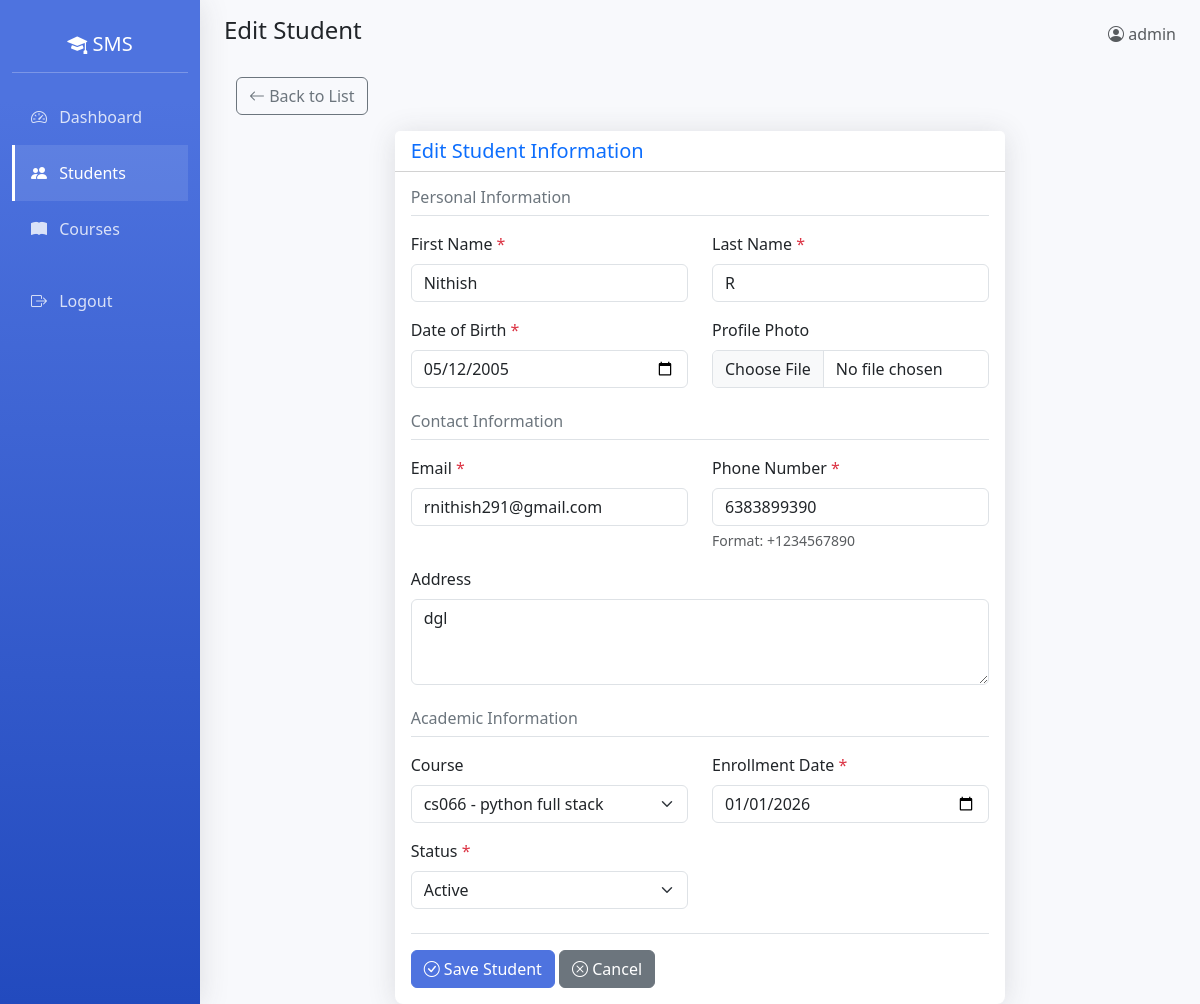
The page /students/1/edit/ (signed in) on the database its author committed.
### students/models.py (models this page shows, shortened)
class Student(models.Model):
    student_id = models.CharField(max_length=20, unique=True, editable=False)
    first_name = models.CharField(max_length=50)
    last_name = models.CharField(max_length=50)
    email = models.EmailField(unique=True)
    phone_regex = RegexValidator(
        regex=r'^\+?1?\d{9,15}$',
        message="Phone number must be entered in the format: '+999999999'. Up to 15 digits allowed."
    )
    phone_number = models.CharField(validators=[phone_regex], max_length=17)
    address = models.TextField(blank=True)
    date_of_birth = models.DateField()
    enrollment_date = models.DateField()
    course = models.ForeignKey(
        Course,
        on_delete=models.SET_NULL,
        null=True,
        related_name='students'
    )
    profile_photo = models.ImageField(
        upload_to='student_photos/',
        blank=True,
        null=True
    )
    STATUS_CHOICES = [
        ('active', 'Active'),
        ('inactive', 'Inactive'),
        ('graduated', 'Graduated'),
    ]
    status = models.CharField(
        max_length=20,
        choices=STATUS_CHOICES,
        default='active'
    )
    created_at = models.DateTimeField(auto_now_add=True)
    updated_at = models.DateTimeField(auto_now=True)
    created_by = models.ForeignKey(
        User,
        on_delete=models.SET_NULL,
        null=True
    )
    class Meta:
        ordering = ['-enrollment_date', 'last_name']

### students/views.py (the view)
# urls.py: path('students/<int:pk>/edit/', views.student_update_view, name='student_update'),
@login_required
def student_update_view(request, pk):
    student = get_object_or_404(Student, pk=pk)
    if request.method == 'POST':
        form = StudentForm(request.POST, request.FILES, instance=student)
        if form.is_valid():
            form.save()
            messages.success(request, f'Student {student.full_name} updated successfully!')
            return redirect('student_detail', pk=student.pk)
    else:
        form = StudentForm(instance=student)
    return render(request, 'students/student_form.html', {
        'form': form,
        'action': 'Edit',
        'student': student
    })

### students/models.py (called while the page is built)
    def __str__(self):
        return f"{self.code} - {self.name}"

### students/templates/students/student_form.html (shortened to what this page needs)
{% extends 'students/base.html' %}
{% block page_title %}{{ action }} Student{% endblock %}
{% block content %}
<div class="container-fluid">
    <div class="row mb-3">
        <div class="col">
            <a href="{% url 'student_list' %}" class="btn btn-outline-secondary">
                <i class="bi bi-arrow-left"></i> Back to List
            </a>
        </div>
    </div>
    <div class="row justify-content-center">
        <div class="col-lg-8">
            <div class="card">
                <div class="card-header bg-white">
                    <h5 class="mb-0 text-primary">
                        {{ action }} Student Information
                    </h5>
                </div>
                <div class="card-body">
                    <form method="post" enctype="multipart/form-data">
                        <h6 class="border-bottom pb-2 mb-3 text-secondary">Personal Information</h6>
                        <div class="row mb-3">
                            <div class="col-md-6">
                                <label for="{{ form.first_name.id_for_label }}" class="form-label">
                                    First Name <span class="text-danger">*</span>
                                </label>
                                {{ form.first_name }}
                            </div>
                            <div class="col-md-6">
                                <label for="{{ form.last_name.id_for_label }}" class="form-label">
                                    Last Name <span class="text-danger">*</span>
                                </label>
                                {{ form.last_name }}
                            </div>
                        </div>
                        <div class="row mb-3">
                            <div class="col-md-6">
                                <label for="{{ form.date_of_birth.id_for_label }}" class="form-label">
                                    Date of Birth <span class="text-danger">*</span>
                                </label>
                                {{ form.date_of_birth }}
                            </div>
                            <div class="col-md-6">
                                <label for="{{ form.profile_photo.id_for_label }}" class="form-label">
                                    Profile Photo
                                </label>
                                {{ form.profile_photo }}
                            </div>
                        </div>
                        <h6 class="border-bottom pb-2 mb-3 text-secondary mt-4">Contact Information</h6>
                        <div class="row mb-3">
                            <div class="col-md-6">
                                <label for="{{ form.email.id_for_label }}" class="form-label">
                                    Email <span class="text-danger">*</span>
                                </label>
                                {{ form.email }}
                            </div>
                            <div class="col-md-6">
                                <label for="{{ form.phone_number.id_for_label }}" class="form-label">
                                    Phone Number <span class="text-danger">*</span>
                                </label>
                                {{ form.phone_number }}
                                <small class="text-muted d-block mt-1">Format: +1234567890</small>
                            </div>
                        </div>
                        <div class="mb-3">
                            <label for="{{ form.address.id_for_label }}" class="form-label">
                                Address
                            </label>
                            {{ form.address }}
                        </div>
                        <h6 class="border-bottom pb-2 mb-3 text-secondary mt-4">Academic Information</h6>
                        <div class="row mb-3">
                            <div class="col-md-6">
                                <label for="{{ form.course.id_for_label }}" class="form-label">
                                    Course
                                </label>
                                {{ form.course }}
                            </div>
                            <div class="col-md-6">
                                <label for="{{ form.enrollment_date.id_for_label }}" class="form-label">
                                    Enrollment Date <span class="text-danger">*</span>
                                </label>
                                {{ form.enrollment_date }}
                            </div>
                        </div>
                        <div class="row mb-4">
                            <div class="col-md-6">
                                <label for="{{ form.status.id_for_label }}" class="form-label">
                                    Status <span class="text-danger">*</span>
                                </label>
                                {{ form.status }}
                            </div>
                        </div>
                        <div class="border-top pt-3 mt-4">
                            <button type="submit" class="btn btn-primary">
                                <i class="bi bi-check-circle"></i> Save Student
                            </button>
                            <a href="{% url 'student_list' %}" class="btn btn-secondary">
                                <i class="bi bi-x-circle"></i> Cancel
                            </a>
                        </div>
                    </form>
                </div>
            </div>
        </div>
    </div>
</div>
{% endblock %}

### students/templates/students/base.html (shortened to what this page needs)
<!DOCTYPE html>
<html lang="en">
<head>
    <link href="https://cdn.jsdelivr.net/npm/bootstrap@5.3.0/dist/css/bootstrap.min.css" rel="stylesheet">
    <link rel="stylesheet" href="https://cdn.jsdelivr.net/npm/bootstrap-icons@1.10.0/font/bootstrap-icons.css">
</head>
<body>
    {% if user.is_authenticated %}
    <div class="container-fluid">
        <div class="row">
            <nav class="col-md-2 d-none d-md-block sidebar">
                <div class="position-sticky pt-3">
                    <h5 class="text-white text-center py-3 mb-3 border-bottom border-white border-opacity-25">
                        <i class="bi bi-mortarboard-fill"></i> SMS
                    </h5>
                    <ul class="nav flex-column">
                        <li class="nav-item">
                            <a class="nav-link {% if request.resolver_match.url_name == 'dashboard' %}active{% endif %}"
                               href="{% url 'dashboard' %}">
                                <i class="bi bi-speedometer2"></i> Dashboard
                            </a>
                        </li>
                        <li class="nav-item">
                            <a class="nav-link {% if 'student' in request.resolver_match.url_name %}active{% endif %}"
                               href="{% url 'student_list' %}">
                                <i class="bi bi-people-fill"></i> Students
                            </a>
                        </li>
                        <li class="nav-item">
                            <a class="nav-link {% if 'course' in request.resolver_match.url_name %}active{% endif %}"
                               href="{% url 'course_list' %}">
                                <i class="bi bi-book-fill"></i> Courses
                            </a>
                        </li>
                        <li class="nav-item mt-3">
                            <a class="nav-link" href="{% url 'logout' %}">
                                <i class="bi bi-box-arrow-right"></i> Logout
                            </a>
                        </li>
                    </ul>
                </div>
            </nav>
            <main class="col-md-10 ms-sm-auto px-md-4">
                <div class="d-flex justify-content-between align-items-center pt-3 pb-2 mb-3 d-none d-md-flex">
                    <h1 class="h4">{% block page_title %}Dashboard{% endblock %}</h1>
                    <div class="text-muted">
                        <i class="bi bi-person-circle"></i>
                        {{ user.first_name|default:user.username }}
                    </div>
                </div>
                {% block content %}{% endblock %}
            </main>
        </div>
    </div>
    {% else %}
    {% block auth_content %}{% endblock %}
    {% endif %}
</body>
</html>

### students/templates/students/base.html (style rules this page uses)
:root { --primary-color: #4e73df; --secondary-color: #858796; --success-color: #1cc88a; --info-color: #36b9cc; --warning-color: #f6c23e; --danger-color: #e74a3b; }
body { font-family: 'Segoe UI', Tahoma, Geneva, Verdana, sans-serif; background-color: #f8f9fc; }
.sidebar { min-height: 100vh; background: linear-gradient(180deg, #4e73df 10%, #224abe 100%); box-shadow: 0 0.15rem 1.75rem 0 rgba(58, 59, 69, 0.15); }
.sidebar .nav-link { color: rgba(255, 255, 255, 0.8); padding: 1rem; border-left: 3px solid transparent; }
.sidebar .nav-link:hover, .sidebar .nav-link.active { color: #fff; background-color: rgba(255, 255, 255, 0.1); border-left-color: #fff; }
.sidebar .nav-link i { margin-right: 0.5rem; }
.card { border: none; border-radius: 0.5rem; box-shadow: 0 0.15rem 1.75rem 0 rgba(58, 59, 69, 0.15); }
.btn-primary { background-color: var(--primary-color); border-color: var(--primary-color); }

### rows shown on the page
Student: first_name "Nithish", last_name "R", date_of_birth "05/12/2005", email "rnithish291@gmail.com", phone_number "6383899390", address "dgl", course "cs066 - python full stack", enrollment_date "01/01/2026", status "Active"

### other values the page prints
{{ action }} "Edit"
{{ user.first_name|default:user.username }} "admin"
